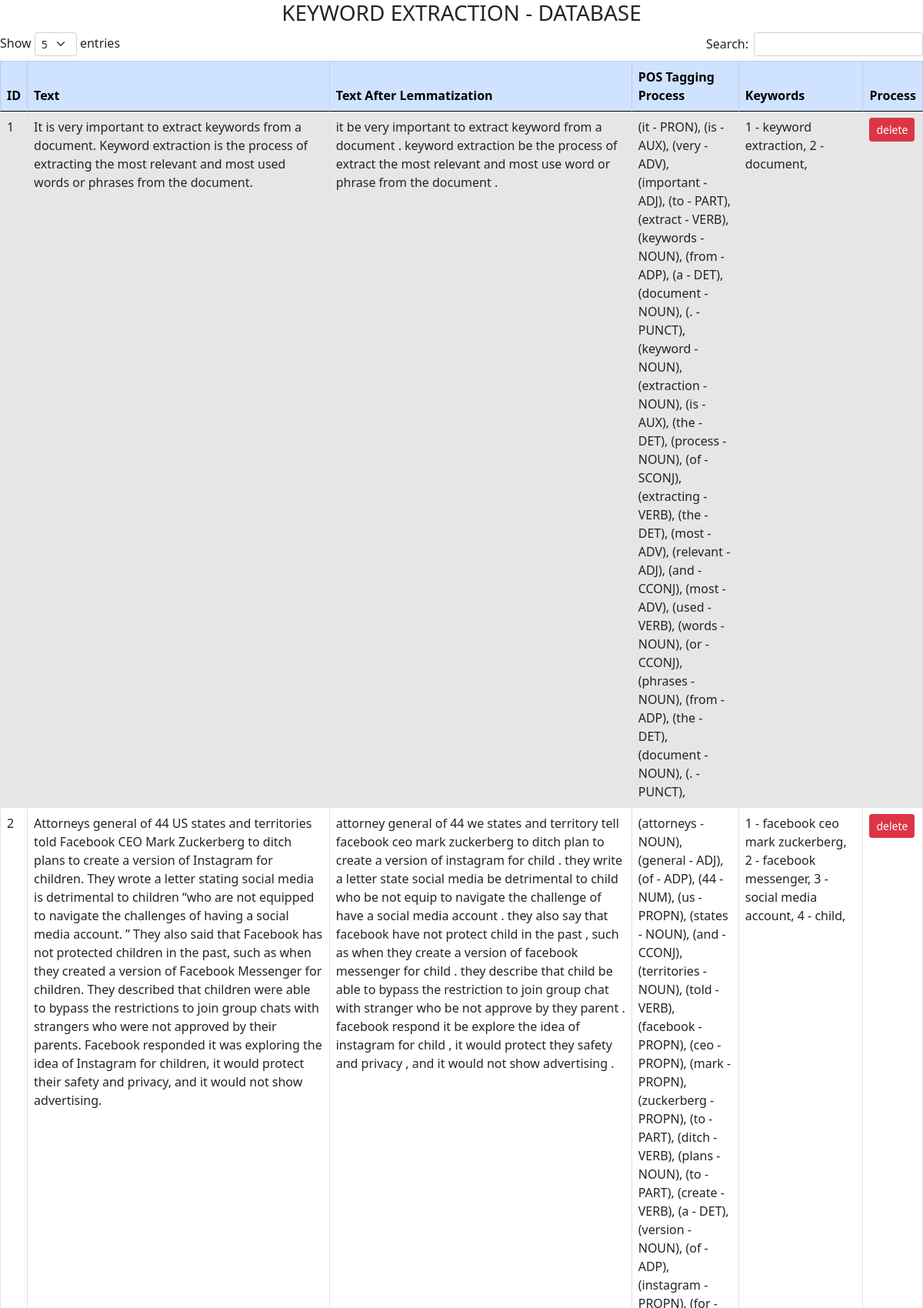
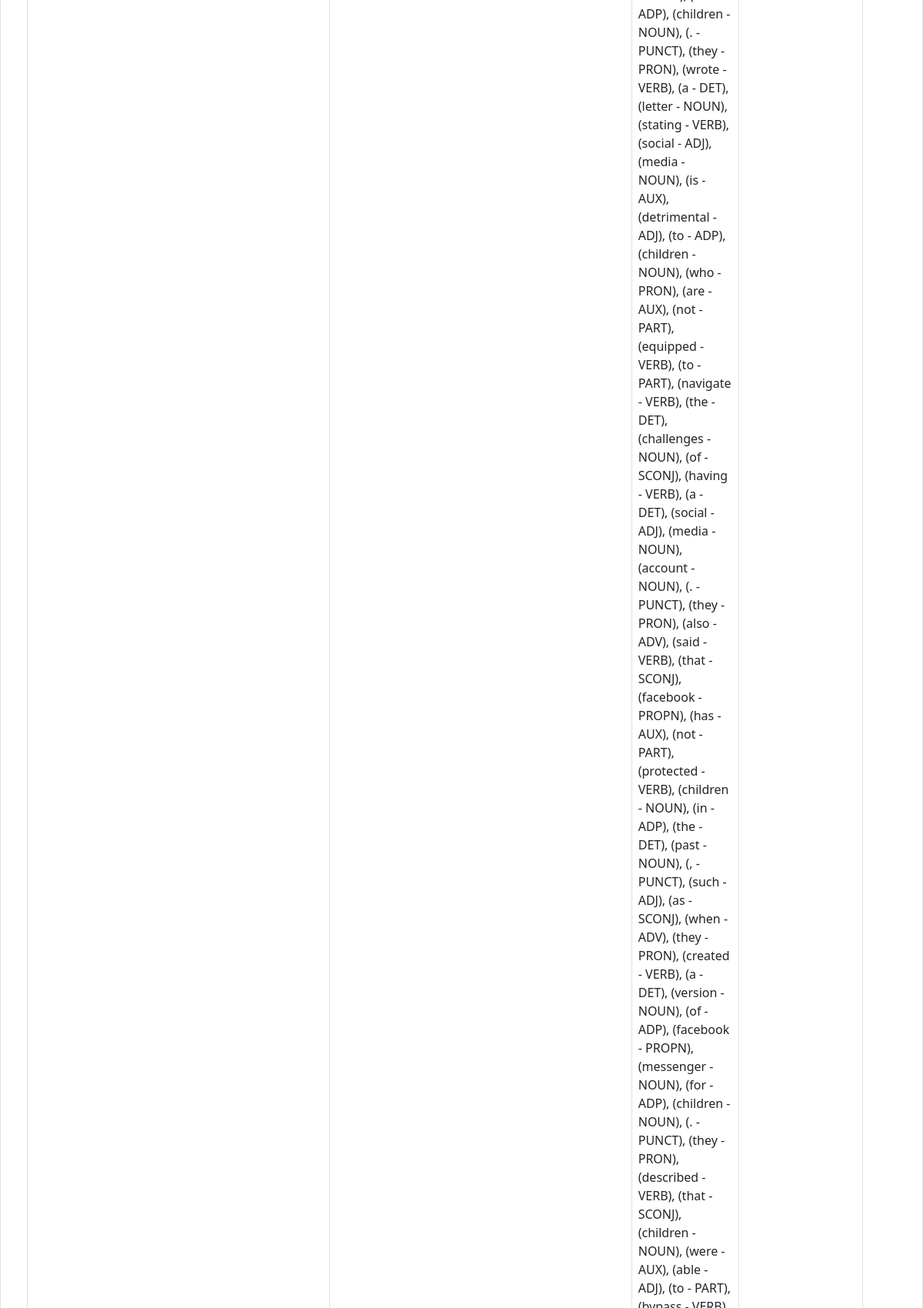
The page / (upper part) on the database its author committed (2 pictures, top to bottom).
### database_processing.py (models this page shows)
class Metin_Anahtar_Tablo(db.Model):
    id = db.Column(db.Integer, primary_key=True)
    Metin = db.Column(db.String, unique=True, nullable=False)
    Lemma_metin = db.Column(db.String, unique=True, nullable=False)
    Metin_pos = db.Column(db.String, unique=True, nullable=False)
    Anahtar = db.Column(db.String, unique=True, nullable=False)

### database_processing.py (the view)
@app.route("/")
def Veritabani_Goruntule():
    Veritabani_Goruntule = Metin_Anahtar_Tablo.query.paginate()
    return render_template(
        "veritabani_sayfasi.html", Veritabani_Goruntule=Veritabani_Goruntule
    )

### templates/veritabani_sayfasi.html (shortened to what this page needs)
<!DOCTYPE html>
<html lang="en">
<head>
    <link href="https://cdn.jsdelivr.net/npm/bootstrap@5.0.0-beta1/dist/css/bootstrap.min.css" rel="stylesheet" id="bootstrap-css">
    <link href="https://cdn.datatables.net/1.10.24/css/dataTables.bootstrap5.min.css" rel="stylesheet" id="bootstrap-css">
</head>
<body>
<div class="table-title">
<h3 style="text-align: center">KEYWORD EXTRACTION - DATABASE</h3>
</div>
<table id="example" class="table table-striped table-bordered table-hover" style="width:100%">
        <thead>
            <tr class="table-primary">
                <th>ID</th>
                <th>Text</th>
                <th>Text After Lemmatization</th>
                <th>POS Tagging Process</th>
                <th>Keywords</th>
                <th>Process</th>
            </tr>
        </thead>
        <tbody>
            {% for Veritabani_Goruntule in Veritabani_Goruntule.items %}
            <tr>
                <td class="text-left" width="1px">{{ Veritabani_Goruntule.id}}</td>
                <td class="text-left" width="400px">{{ Veritabani_Goruntule.Metin}}</td>
                <td class="text-left" width="400px">{{ Veritabani_Goruntule.Lemma_metin}}</td>
                <td class="text-left">{{ Veritabani_Goruntule.Metin_pos}}</td>
                <td class="text-left" width="150px">{{ Veritabani_Goruntule.Anahtar}}</td>
                <td class="text-left" width="10px">
                    <a href="/delete/{{Veritabani_Goruntule.id}}" class="btn btn-danger btn-delete btn-sm" onclick="myFunction()">delete</a>
                </td>
            </tr>
            {% endfor %}
    </tbody>
    </table>
</body>
</html>

### rows shown on the page
Metin_Anahtar_Tablo: id "1", Metin "It is very important to extract keywords from a document. Keyword extraction is the process of extracting the most relevant and most used words or phrases from the document.", Lemma_metin "it be very important to extract keyword from a document . keyword extraction be the process of extract the most relevant and most use word or phrase from the document .", Metin_pos "(it - PRON), (is - AUX), (very - ADV), (important - ADJ), (to - PART), (extract - VERB), (keywords - NOUN), (from - ADP), (a - DET), (document - NOUN), (. - PUNCT), (keyword - NOUN), (extraction - NOUN), (is - AUX), (the - DET), (process - NOUN), (of - SCONJ), (extracting - VERB), (the - DET), (most - ADV), (relevant - ADJ), (and - CCONJ), (most - ADV), (used - VERB), (words - NOUN), (or - CCONJ), (phrases - NOUN), (from - ADP), (the - DET), (document - NOUN), (. - PUNCT),", Anahtar "1 - keyword extraction, 2 - document,"
Metin_Anahtar_Tablo: id "2", Metin "Attorneys general of 44 US states and territories told Facebook CEO Mark Zuckerberg to ditch plans to create a version of Instagram for children. They wrote a letter stating social media is detrimental to children “who are not equipped to navigate the challenges of having a social media account. ” They also said that Facebook has not protected children in the past, such as when they created a version of Facebook Messenger for children. They described that children were able to bypass the restrictions to join group chats with strangers who were not approved by their parents. Facebook responded it was exploring the idea of Instagram for children, it would protect their safety and privacy, and…", Lemma_metin "attorney general of 44 we states and territory tell facebook ceo mark zuckerberg to ditch plan to create a version of instagram for child . they write a letter state social media be detrimental to child who be not equip to navigate the challenge of have a social media account . they also say that facebook have not protect child in the past , such as when they create a version of facebook messenger for child . they describe that child be able to bypass the restriction to join group chat with stranger who be not approve by they parent . facebook respond it be explore the idea of instagram for child , it would protect they safety and privacy , and it would not show advertising .", Anahtar "1 - facebook ceo mark zuckerberg, 2 - facebook messenger, 3 - social media account, 4 - child,"
